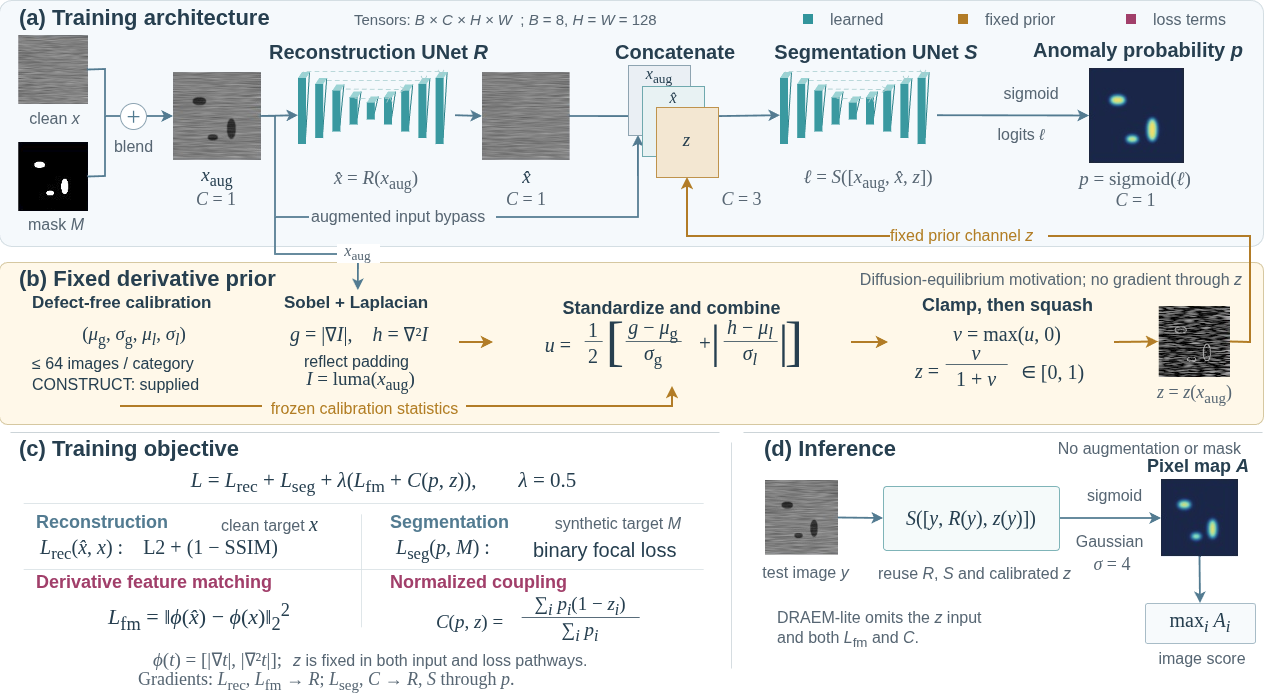
#> input picture figs/teaser.png, 1264 x 693 px, given in place of qual_ksdd2.png, which was not available
$ python fig07_qualitative.py
#> lines starting #> are read from the running program, lines starting #| are printed output that depends on the picture; after the words box and inside, x2 and y2 are one past the last pixel; in counts of white or black regions, pixels touching at a corner belong together; pictures that were not available may be replaced by others from this repository, and a replacement may not be noted
#> in main, img is the input picture: PIL image 1264x693 RGBA; mean R, G, B, A 230.1, 231.5, 230.1, 255
### plots/style.py
"""Shared plotting style for the analysis figures (round-9 plan F2-F7)."""

from pathlib import Path

import matplotlib as mpl

REPO = Path(__file__).resolve().parent.parent
ARTIFACT = REPO / "artifact"
OUTDIR = REPO / "figs" / "analysis"

# arm colors (colorblind-safe, grayscale-distinguishable by lightness)
ARM = {"pgdn": "#0072B2", "draem": "#E69F00", "pc": "#009E73",
       "base": "#555555", "in": "#0072B2", "cpl": "#D55E00",
       "incpl": "#CC79A7", "full": "#009E73"}
CATS = ("screw", "capsule", "bottle")
CAT_COLOR = {"screw": "#0072B2", "capsule": "#E69F00", "bottle": "#009E73"}
SEED_MARK = {42: "o", 0: "s", 1: "^"}


def setup():
    mpl.rcParams.update({
        "figure.dpi": 150, "savefig.dpi": 600,
        "font.size": 8.5, "axes.titlesize": 9, "axes.labelsize": 8.5,
        "xtick.labelsize": 8, "ytick.labelsize": 8,
        "axes.spines.top": False, "axes.spines.right": False,
        "axes.grid": True, "grid.alpha": 0.25, "grid.linewidth": 0.4,
        "legend.frameon": False, "legend.fontsize": 7.5,
        "pdf.fonttype": 42, "ps.fonttype": 42,
        "figure.constrained_layout.use": True,
    })


def load(name):
    import json
    return json.loads((ARTIFACT / name).read_text())


# [5 lines left out: function save, not called in this run]

### plots/fig07_qualitative.py
"""F7: full-page qualitative grid (all eight categories).

Each source panel is sliced into its four sub-images (input, ground
truth, PGDN anomaly map, prior z).  Tiles are content-trimmed -- white
borders, inherited subplot furniture, and inter-image gap fragments
are removed -- then padded to a common square, so the recomposed 8x4
grid has one uniform labeling system.  Headers sit on the first-row
axes.  Sources are the genuine rendered panels; the KolektorSDD2 row
carries the official annotation (see artifact/qualitative_ledger.md).
"""

from . import style as S
import matplotlib.pyplot as plt
import numpy as np
from PIL import Image

CASES = [
    ("qual_ksdd2", "(a)", "KolektorSDD2"),
    ("qual_mtd", "(b)", "MTD (blowhole)"),
    ("qual_screw", "(c)", "MVTec AD screw"),
    ("qual_loco_screw_bag", "(d)", "MVTec LOCO screw bag"),
    ("qual_bottle", "(e)", "MVTec AD bottle"),
    ("qual_capsule", "(f)", "MVTec AD capsule"),
    ("qual_visa_cashew", "(g)", "VisA cashew (normal)"),
    ("qual_visa_candle", "(h)", "VisA candle (normal)"),
]
COLS = ("input", "ground truth", "PGDN anomaly map", "prior residual $z$")
WHITE = 242  # threshold: brighter than this counts as background


def _trim(arr, pad=4):
    """Crop to image content: remove white borders and any gap fragments
    attached to the edges; keep everything darker than the threshold."""
    g = arr.mean(axis=2)
    content = g < WHITE
    # drop thin noise: require a run of content per row/col
    rows = np.where(content.sum(axis=1) > 4)[0]
    cols = np.where(content.sum(axis=0) > 4)[0]
    if not len(rows) or not len(cols):
        return arr
    r0, r1 = max(rows[0] - pad, 0), min(rows[-1] + 1 + pad, arr.shape[0])
    c0, c1 = max(cols[0] - pad, 0), min(cols[-1] + 1 + pad, arr.shape[1])
    return arr[r0:r1, c0:c1]


def _square(arr, size):
    """Place a tile centrally on a white square canvas of `size`."""
    h, w = arr.shape[:2]
    out = np.full((size, size, 3), 255, np.uint8)
    scale = min(size / h, size / w)
    nh, nw = max(int(h * scale), 1), max(int(w * scale), 1)
    im = Image.fromarray(arr).resize((nw, nh), Image.LANCZOS)
    out[(size - nh) // 2:(size - nh) // 2 + nh,
        (size - nw) // 2:(size - nw) // 2 + nw] = np.asarray(im)
    return out


def slice_panel(img):
    """Split a 4-sub-image strip, trimming inherited display furniture."""
    w = img.width
#> w = 1264
    quarter = w / 4.0
#> quarter = 316
    inset = 3  # discard the white separators between sub-images
    tiles = []
    for i in range(4):
        raw = np.asarray(img.crop((int(i * quarter) + inset, 3,
                                   int((i + 1) * quarter) - inset,
                                   img.height - 3)).convert("RGB"))
        tiles.append(_trim(raw))
#> this loop made 4 passes
#> (r0 in _trim, r1 in _trim) on passes 1 to 4: (2, 687), (8, 687), (6, 648), (6, 668)
#> pass 1, in _trim, `g = arr.mean(axis=2)`:
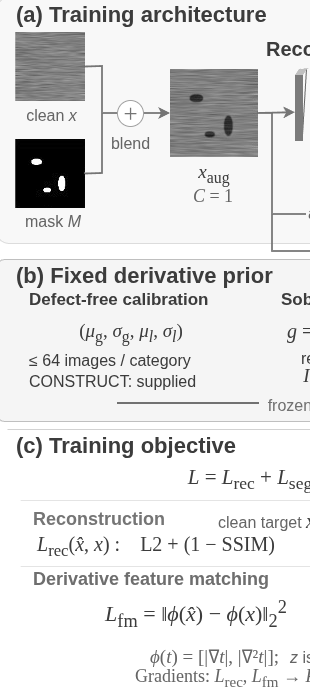
#> g: shape (687, 310) float64; min 0, max 255, mean 225.7
#> pass 1, in _trim, `content = g < WHITE`:
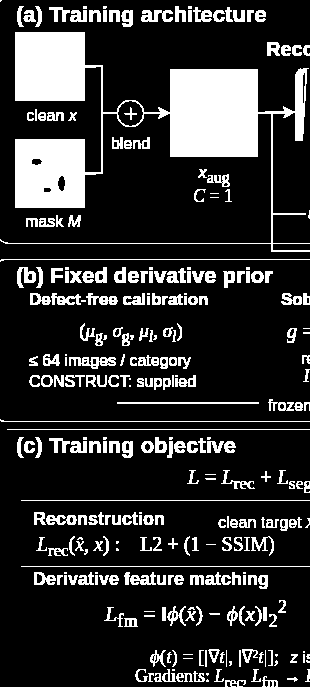
#> content: shape (687, 310) bool; 18.7% white; 295 white regions (55 under 20 px), largest, box (x1, y1, x2, y2) and area: (0, 32, 310, 252) 19399, (69, 357, 116, 369) 316, (0, 259, 310, 262) 314
#> after the loop:
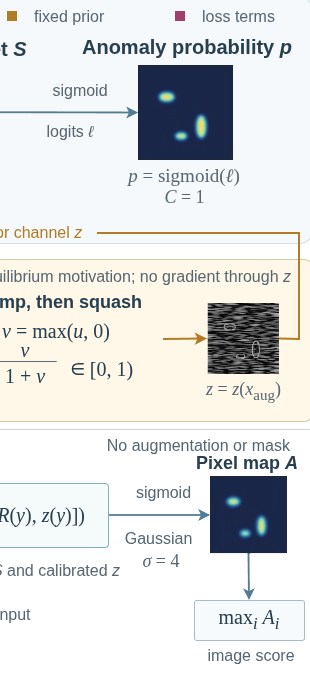
#> raw: shape (687, 310, 3); mean R, G, B 222.4, 224.1, 224.4
#> after the loop, tiles = 4 items
    size = max(max(t.shape[0] for t in tiles),
               max(t.shape[1] for t in tiles))
#> size = 685
    return [_square(t, size) for t in tiles]
#> in _square, `out = np.full((size, size, 3), 255, np.uint8)`: out: shape (685, 685, 3); every value is 255
#> in _square, `scale = min(size / h, size / w)`: scale = 1
#> in _square, `nh, nw = max(int(h * scale), 1), max(int(w * scale), 1)`: nh = 685; nw = 310
#> call 2 of _square, with size = 685
#> in _square (call 2), `h, w = arr.shape[:2]`: h = 679
#> in _square (call 2), `scale = min(size / h, size / w)`: scale = 1.01
#> in _square (call 2), `nh, nw = max(int(h * scale), 1), max(int(w * scale), 1)`: nw = 312
#> in _square (call 2), `out[(size - nh) // 2:(size - nh) // 2 + nh, (size - nw) // 2:(size - n..`:
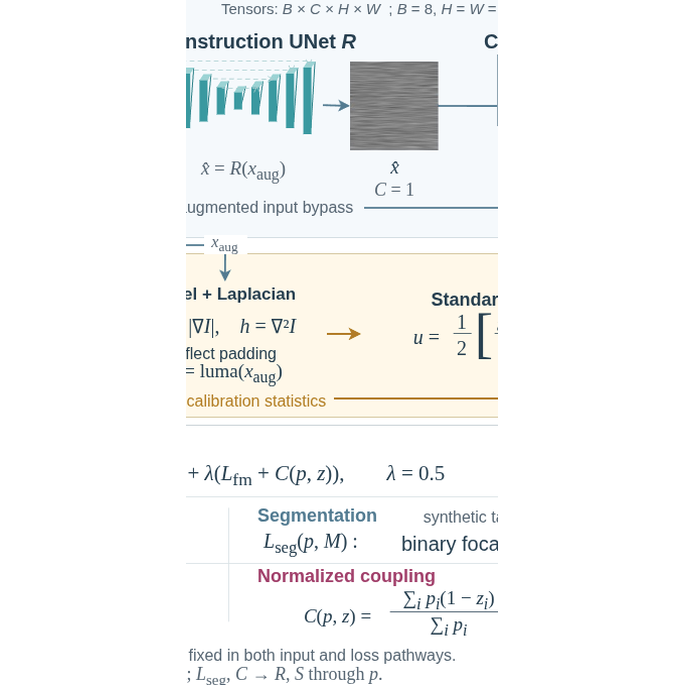
#> out: shape (685, 685, 3); mean of channels 0, 1, 2 245.5, 246.1, 245.3; drawn as R, G, B
#> call 3 of _square, with size = 685
#> in _square (call 3), `h, w = arr.shape[:2]`: h = 642
#> in _square (call 3), `scale = min(size / h, size / w)`: scale = 1.07
#> in _square (call 3), `nh, nw = max(int(h * scale), 1), max(int(w * scale), 1)`: nw = 330
#> in _square (call 3), `out[(size - nh) // 2:(size - nh) // 2 + nh, (size - nw) // 2:(size - n..`:
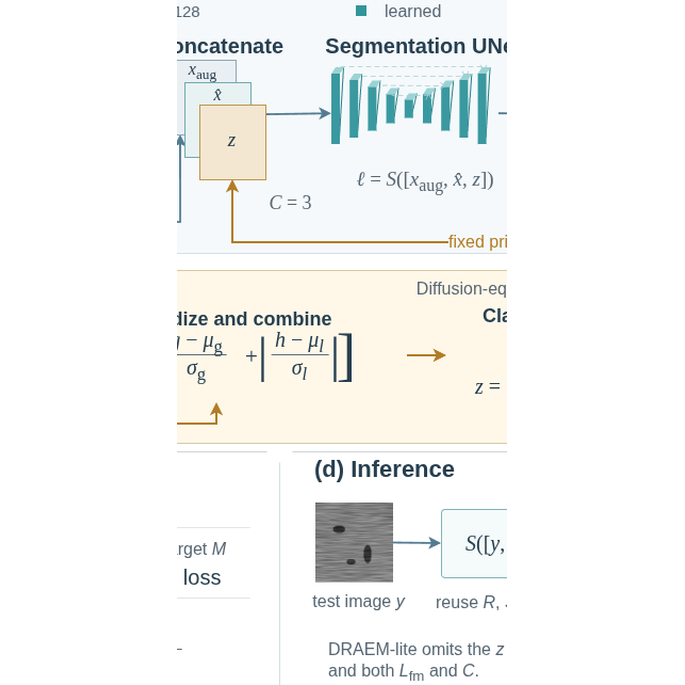
#> out: shape (685, 685, 3); mean of channels 0, 1, 2 245.2, 246.2, 244.7; drawn as R, G, B
#> call 4 of _square, with size = 685
#> in _square (call 4), `h, w = arr.shape[:2]`: h = 662
#> in _square (call 4), `scale = min(size / h, size / w)`: scale = 1.03
#> in _square (call 4), `nh, nw = max(int(h * scale), 1), max(int(w * scale), 1)`: nw = 320
#> in _square (call 4), `im = Image.fromarray(arr).resize((nw, nh), Image.LANCZOS)`:
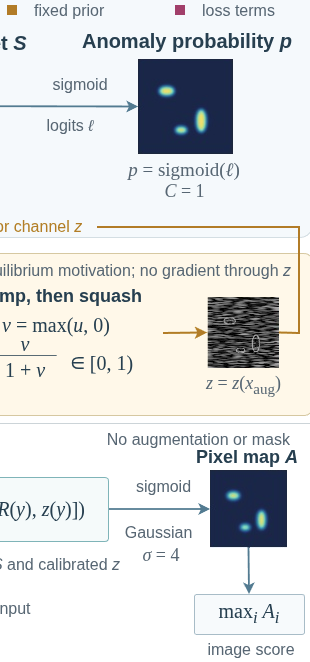
#> arr: shape (662, 310, 3); mean of channels 0, 1, 2 221.3, 223, 223.3; drawn as R, G, B
#> in _square (call 4), `out[(size - nh) // 2:(size - nh) // 2 + nh, (size - nw) // 2:(size - n..`:
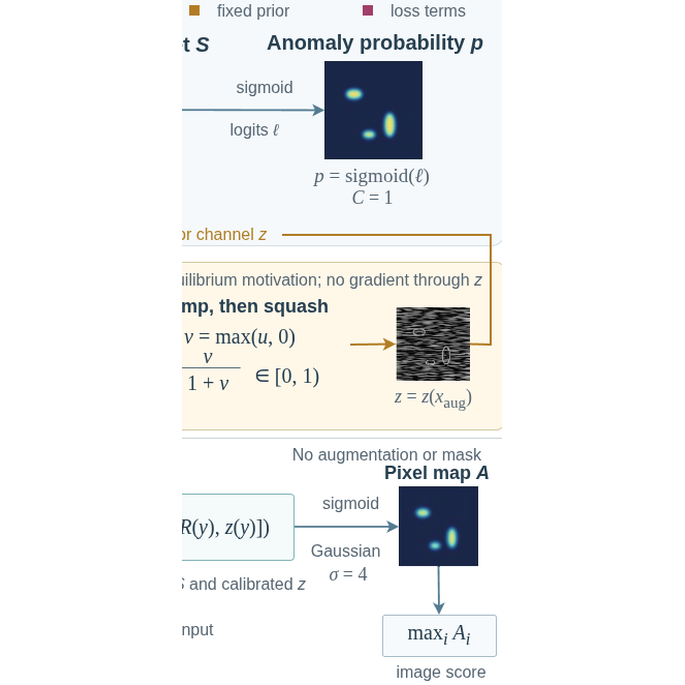
#> out: shape (685, 685, 3); mean of channels 0, 1, 2 239, 239.9, 240; drawn as R, G, B


def main():
    S.setup()
    fig = plt.figure(figsize=(7.0, 9.0))
    gs = fig.add_gridspec(8, 4, left=0.115, right=0.985, top=0.955,
                          bottom=0.010, hspace=0.16, wspace=0.06)
    for r, (stem, letter, label) in enumerate(CASES):
        img = Image.open(S.REPO / "figs" / f"{stem}.png")
        subs = slice_panel(img)
#> subs = 4 items
        for c, sub in enumerate(subs):
            ax = fig.add_subplot(gs[r, c])
            ax.imshow(sub, interpolation="nearest")
            ax.set_xticks([])
            ax.set_yticks([])
            for spine in ax.spines.values():
                spine.set_edgecolor("0.45")
                spine.set_linewidth(0.5)
            if c == 0:
                ax.text(-0.055, 0.5, f"{letter} {label}",
                        transform=ax.transAxes, ha="right", va="center",
                        fontsize=8.5)
            if r == 0:  # headers on the first-row axes, above clear space
                ax.set_title(COLS[c], fontsize=8.5, pad=5)
#> this loop made 4 passes
    S.save(fig, "fig07_qualitative")


if __name__ == "__main__":
#> (the run stopped early here; a loop or call above may not have finished)
